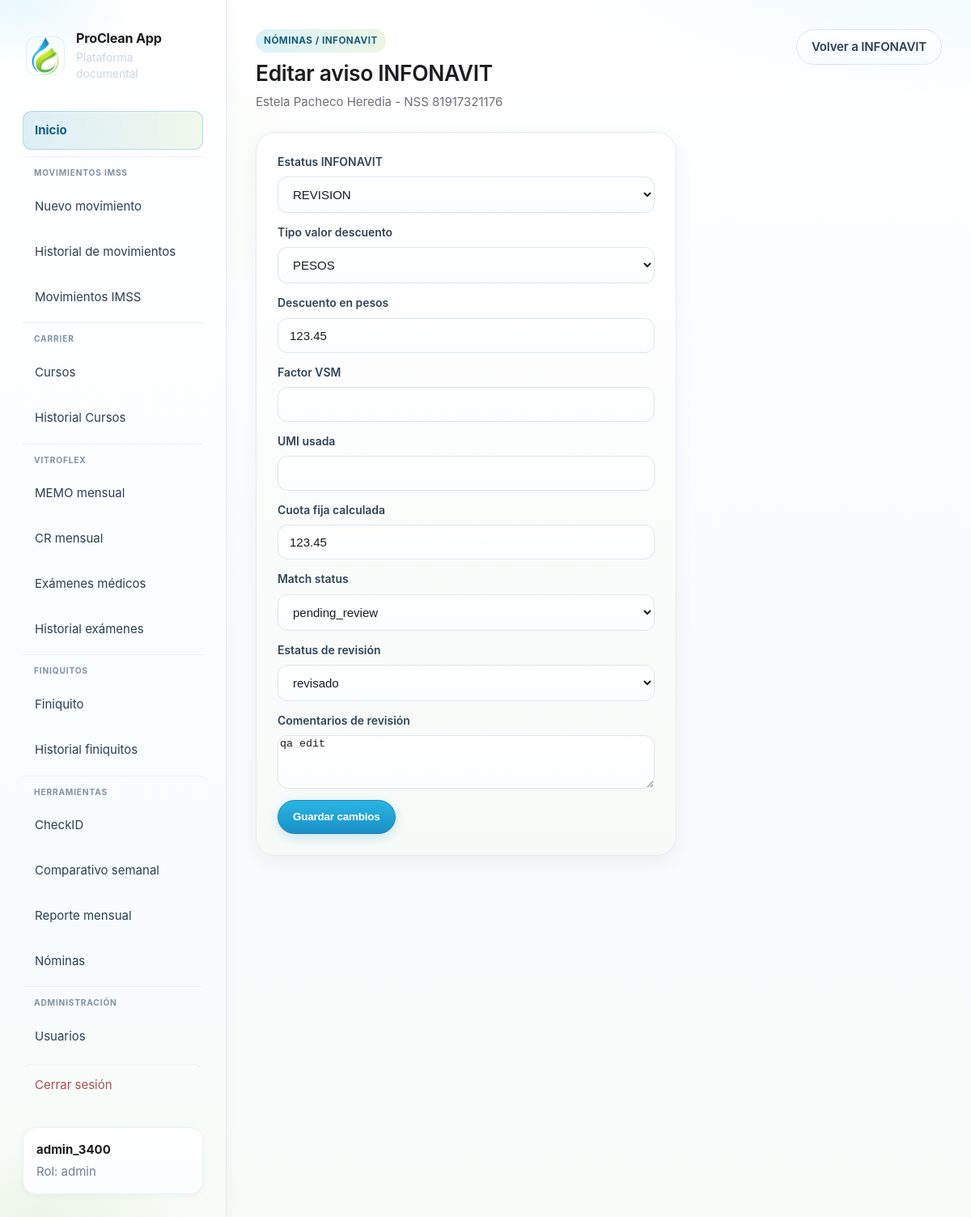
/nomina/infonavit/66/editar (signed in), run on the app's committed database.
### tables this page shows
CREATE TABLE "users" (
            id INTEGER PRIMARY KEY AUTOINCREMENT,
            username TEXT NOT NULL UNIQUE,
            password_hash TEXT NOT NULL,
            role TEXT NOT NULL CHECK(role IN ('admin','usuario','coordinador','nomina')),
            created_at TEXT NOT NULL
        );

CREATE TABLE nomina_infonavit_rows (
            id INTEGER PRIMARY KEY AUTOINCREMENT,
            import_id INTEGER NOT NULL,
            nss TEXT,
            numero_credito TEXT,
            folio_aviso TEXT,
            nombre_trabajador TEXT,
            nombre_normalizado TEXT,
            tipo_aviso TEXT,
            motivo_aviso TEXT,
            fecha_aviso TEXT,
            descuento_raw TEXT,
            descuento_monto_pesos REAL,
            descuento_factor_vsm REAL,
            umi_usada REAL,
            descuento_cf_calculada REAL,
            tipo_descuento TEXT,
            tipo_valor_descuento TEXT,
            estatus_infonavit TEXT,
            nombre_headcount TEXT,
            cliente_headcount TEXT,
            planta_headcount TEXT,
            estatus_headcount TEXT,
            match_status TEXT,
            match_score REAL,
            warnings_json TEXT,
            editable_json TEXT,
            updated_by INTEGER,
            updated_at TEXT,
            FOREIGN KEY(import_id) REFERENCES nomina_infonavit_imports(id) ON DELETE CASCADE
        );

### modules/nomina/blueprint.py (the view, shortened to what this page needs)
@nomina_bp.route("/infonavit/<int:row_id>/editar", methods=["GET", "POST"])
@_nomina_dashboard_required
def infonavit_editar(row_id: int):
    row = get_infonavit_row(_db_path(), row_id)
    if row is None:
        flash("Registro INFONAVIT no encontrado.", "error")
        return redirect(url_for("nomina.infonavit_index"))
    return render_template("nomina/infonavit_edit.html", row=row)

### app.py (called while the page is built)
def current_user():
    return getattr(g, "user", None)

def get_user_by_id(user_id: int | None):
    if not user_id:
        return None
    conn = sqlite3.connect(DB_PATH)
    conn.row_factory = sqlite3.Row
    try:
        return conn.execute("SELECT * FROM users WHERE id = ?", (user_id,)).fetchone()
    finally:
        conn.close()

### modules/carrier/blueprint.py (called while the page is built)
@carrier_curso_bp.app_context_processor
def _inject_forms_url():
    return {"carrier_forms_curso_url": FORMS_CURSO_URL}

### modules/nomina/blueprint.py (called while the page is built)
def _nomina_dashboard_required(view):
    @wraps(view)
    def wrapped(*args, **kwargs):
        if g.user is None:
            return redirect(url_for("login"))
        role = _current_role()
        if role not in _NOMINA_DASHBOARD_ROLES:
            abort(403)
        return view(*args, **kwargs)
    return wrapped

def _db_path() -> str:
    return str(current_app.config["DATABASE"])

def _current_role() -> str:
    if g.user is None:
        return ""
    try:
        return str(g.user["role"] or "").strip().lower()
    except Exception:
        return ""

### modules/nomina/db.py (called while the page is built)
def get_infonavit_row(db_path: str, row_id: int) -> dict[str, Any] | None:
    conn = sqlite3.connect(db_path)
    conn.row_factory = sqlite3.Row
    try:
        row = conn.execute(
            "SELECT * FROM nomina_infonavit_rows WHERE id = ?",
            (row_id,),
        ).fetchone()
        if row is None:
            return None
        d = dict(row)
        d["warnings"] = json.loads(d.get("warnings_json") or "[]")
        d["editable_json"] = json.loads(d.get("editable_json") or "{}")
        return d
    finally:
        conn.close()

### templates/nomina/infonavit_edit.html (shortened to what this page needs)
{% extends 'base.html' %}
{% block content %}
<section class="page-head">
  <div>
    <span class="eyebrow">Nóminas / INFONAVIT</span>
    <h2>Editar aviso INFONAVIT</h2>
    <p>{{ row.nombre_trabajador }} {% if row.nss %}- NSS {{ row.nss }}{% endif %}</p>
  </div>
  <a class="btn btn-secondary" href="{{ url_for('nomina.infonavit_index') }}">Volver a INFONAVIT</a>
</section>
<section class="form-card compact-form">
  <form method="post">
    <label>Estatus INFONAVIT
      <select name="estatus_infonavit">
        <option value="REVISION" {% if row.estatus_infonavit == 'REVISION' %}selected{% endif %}>REVISION</option>
      </select>
    </label>
    <label>Tipo valor descuento
      <select name="tipo_valor_descuento">
        <option value="PESOS" {% if row.tipo_valor_descuento == 'PESOS' %}selected{% endif %}>PESOS</option>
      </select>
    </label>
    <label>Descuento en pesos
      <input type="number" step="0.01" name="descuento_monto_pesos" value="{{ row.descuento_monto_pesos if row.descuento_monto_pesos is not none else '' }}">
    </label>
    <label>Factor VSM
      <input type="number" step="0.0001" name="descuento_factor_vsm" value="{{ row.descuento_factor_vsm if row.descuento_factor_vsm is not none else '' }}">
    </label>
    <label>UMI usada
      <input type="number" step="0.01" name="umi_usada" value="{{ row.umi_usada if row.umi_usada is not none else '' }}">
    </label>
    <label>Cuota fija calculada
      <input type="number" step="0.01" name="descuento_cf_calculada" value="{{ row.descuento_cf_calculada if row.descuento_cf_calculada is not none else '' }}">
    </label>
    <label>Match status
      <select name="match_status">
        <option value="pending_review" {% if row.match_status == 'pending_review' %}selected{% endif %}>pending_review</option>
      </select>
    </label>
    <label>Estatus de revisión
      {% set rev = row.editable_json.get('revision_status', 'pending_review') %}
      <select name="revision_status">
        <option value="revisado" {% if rev == 'revisado' %}selected{% endif %}>revisado</option>
      </select>
    </label>
    <label>Comentarios de revisión
      <textarea name="comentarios_revision" rows="4">{{ row.editable_json.get('comentarios_revision', '') }}</textarea>
    </label>
    <button type="submit" class="btn btn-primary">Guardar cambios</button>
  </form>
</section>
{% endblock %}

### templates/_sidebar_body.html
<div class="brand">
  <a class="brand-link" href="{% if current_user.role == 'admin' %}{{ url_for('dashboard') }}{% else %}{{ url_for('home_usuario') }}{% endif %}">
    <img class="brand-logo-icon" src="{{ url_for('static', filename='branding/proclean-isotype.png') }}" width="48" height="48" alt="">
    <div class="brand-text">
      <span class="brand-title">{{ app_name }}</span>
      <p class="brand-tagline">Plataforma documental</p>
    </div>
  </a>
</div>
<nav class="nav" aria-label="Principal">
  {% if current_user.role == 'admin' %}
  <a href="{{ url_for('dashboard') }}" class="nav-link nav-link-home">Inicio</a>
  {% else %}
  <a href="{{ url_for('home_usuario') }}" class="nav-link nav-link-home">Inicio</a>
  {% endif %}
  <div class="nav-group">
    <span class="nav-group-label">Movimientos IMSS</span>
    <a href="{{ url_for('nuevo_formato') }}" class="nav-link">Nuevo movimiento</a>
    <a href="{{ url_for('historial') }}" class="nav-link">Historial de movimientos</a>
    <a href="{{ url_for('exportacion_imss.index') }}" class="nav-link">Movimientos IMSS</a>
  </div>
  <div class="nav-group">
    <span class="nav-group-label">Carrier</span>
    <a href="{{ url_for('carrier_curso.index') }}" class="nav-link">Cursos</a>
    <a href="{{ url_for('carrier_curso.historial_exportaciones') }}" class="nav-link">Historial Cursos</a>
  </div>
  <div class="nav-group">
    <span class="nav-group-label">Vitroflex</span>
    <a href="{{ url_for('vitroflex.memo_mensual') }}" class="nav-link">MEMO mensual</a>
    <a href="{{ url_for('vitroflex.cr_mensual') }}" class="nav-link">CR mensual</a>
    <a href="{{ url_for('examenes_medicos.index') }}" class="nav-link">Exámenes médicos</a>
    <a href="{{ url_for('examenes_medicos.historial_page') }}" class="nav-link">Historial exámenes</a>
  </div>
  <div class="nav-group">
    <span class="nav-group-label">Finiquitos</span>
    <a href="{{ url_for('finiquitos.pagina_finiquito') }}" class="nav-link">Finiquito</a>
    <a href="{{ url_for('finiquitos.pagina_historial') }}" class="nav-link">Historial finiquitos</a>
  </div>
  <div class="nav-group">
    <span class="nav-group-label">Herramientas</span>
    <a href="{{ url_for('checkid_consulta') }}" class="nav-link">CheckID</a>
    <a href="{{ url_for('comparativo.index') }}" class="nav-link">Comparativo semanal</a>
    <a href="{{ url_for('comparativo.reporte_mensual_index') }}" class="nav-link">Reporte mensual</a>
    {% if current_user.role in ['admin', 'coordinador', 'nomina'] %}
    <a href="{{ url_for('nomina.index') }}" class="nav-link">Nóminas</a>
    {% endif %}
  </div>
  {% if current_user.role == 'admin' %}
  <div class="nav-group">
    <span class="nav-group-label">Administración</span>
    <a href="{{ url_for('admin_usuarios') }}" class="nav-link">Usuarios</a>
  </div>
  {% endif %}
  <a href="{{ url_for('logout') }}" class="nav-link danger nav-link-logout">Cerrar sesión</a>
</nav>
<div class="user-box">
  <strong>{{ current_user.username }}</strong>
  <span>Rol: {{ current_user.role }}</span>
</div>

### data on the page
users: username "admin_3400", role "admin"
nomina_infonavit_rows: nombre_trabajador "Estela Pacheco Heredia", nss "81917321176", estatus_infonavit "REVISION", tipo_valor_descuento "PESOS", descuento_monto_pesos "123.45", descuento_cf_calculada "123.45", match_status "pending_review"

### other printed values
{{ app_name }} "ProClean App"
